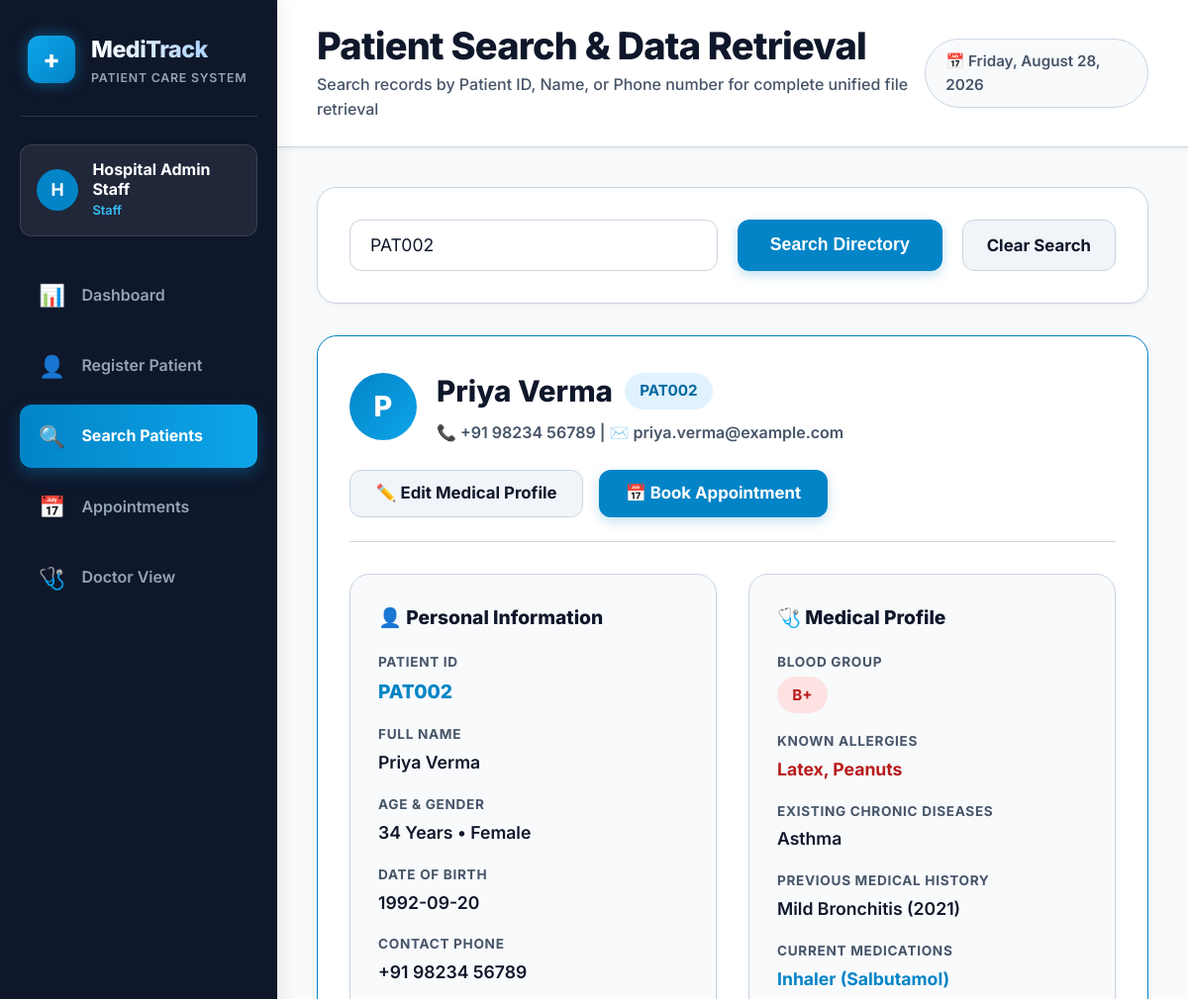
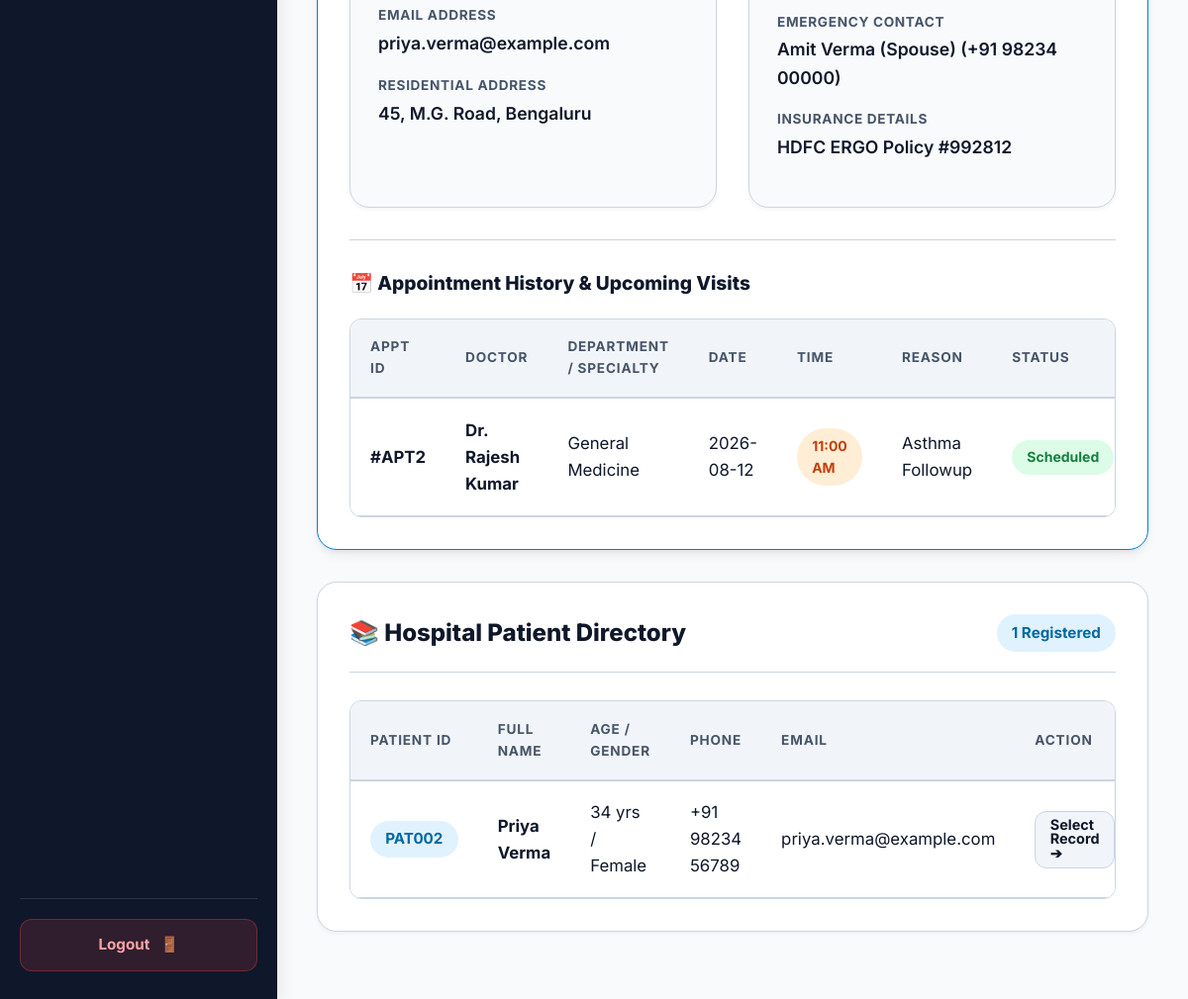
Screenshot of /search?q=PAT002 (signed in) with the database file from the repository (2 pictures, top to bottom).
### tables this page shows
CREATE TABLE patients (
    patient_id TEXT PRIMARY KEY, -- e.g. PAT001, PAT002
    full_name TEXT NOT NULL,
    age INTEGER NOT NULL CHECK(age > 0 AND age < 130),
    gender TEXT NOT NULL,
    date_of_birth TEXT NOT NULL,
    phone TEXT NOT NULL,
    email TEXT NOT NULL,
    address TEXT NOT NULL,
    created_at TIMESTAMP DEFAULT CURRENT_TIMESTAMP
);

CREATE TABLE patient_profiles (
    id INTEGER PRIMARY KEY AUTOINCREMENT,
    patient_id TEXT UNIQUE NOT NULL,
    blood_group TEXT DEFAULT 'Not Specified',
    allergies TEXT DEFAULT 'None',
    existing_diseases TEXT DEFAULT 'None',
    medical_history TEXT DEFAULT 'None',
    current_medications TEXT DEFAULT 'None',
    emergency_name TEXT DEFAULT 'N/A',
    emergency_phone TEXT DEFAULT 'N/A',
    insurance_details TEXT DEFAULT 'None',
    updated_at TIMESTAMP DEFAULT CURRENT_TIMESTAMP,
    FOREIGN KEY (patient_id) REFERENCES patients(patient_id) ON DELETE CASCADE ON UPDATE CASCADE
);

CREATE TABLE appointments (
    appointment_id INTEGER PRIMARY KEY AUTOINCREMENT,
    patient_id TEXT NOT NULL,
    doctor_id TEXT NOT NULL,
    doctor_name TEXT NOT NULL,
    appointment_date TEXT NOT NULL, -- YYYY-MM-DD
    appointment_time TEXT NOT NULL, -- e.g. '09:00 AM'
    reason TEXT DEFAULT 'General Checkup',
    status TEXT NOT NULL DEFAULT 'Scheduled' CHECK(status IN ('Scheduled', 'Completed', 'Cancelled')),
    created_at TIMESTAMP DEFAULT CURRENT_TIMESTAMP,
    FOREIGN KEY (patient_id) REFERENCES patients(patient_id) ON DELETE CASCADE ON UPDATE CASCADE,
    FOREIGN KEY (doctor_id) REFERENCES doctors(doctor_id) ON DELETE CASCADE ON UPDATE CASCADE,
    -- Prevent duplicate bookings for same doctor, date, and time slot
    UNIQUE (doctor_id, appointment_date, appointment_time)
);

CREATE TABLE doctors (
    doctor_id TEXT PRIMARY KEY, -- e.g. DOC001
    name TEXT NOT NULL,
    specialty TEXT NOT NULL,
    email TEXT NOT NULL,
    phone TEXT NOT NULL,
    department TEXT NOT NULL
);

### app.py (the view)
@app.route('/search')
@login_required
def search():
    query = request.args.get('q', '').strip()
    conn = get_db()
    cursor = conn.cursor()
    if query:
        sql = """
            SELECT * FROM patients
            WHERE LOWER(patient_id) LIKE ? OR LOWER(full_name) LIKE ? OR phone LIKE ?
            ORDER BY patient_id ASC;
        """
        search_pattern = f"%{query.lower()}%"
        cursor.execute(sql, (search_pattern, search_pattern, f"%{query}%"))
        patients = cursor.fetchall()
    else:
        cursor.execute("SELECT * FROM patients ORDER BY patient_id ASC;")
        patients = cursor.fetchall()
    selected_patient = None
    medical_profile = None
    patient_appointments = []
    if patients:
        if len(patients) == 1 or (query and query.upper().startswith('PAT')):
            selected_patient = patients[0]
            for p in patients:
                if p['patient_id'].lower() == query.lower():
                    selected_patient = p
                    break
            pid = selected_patient['patient_id']
            cursor.execute("SELECT * FROM patient_profiles WHERE patient_id = ?", (pid,))
            medical_profile = cursor.fetchone()
            cursor.execute("""
                SELECT a.*, d.specialty
                FROM appointments a
                LEFT JOIN doctors d ON a.doctor_id = d.doctor_id
                WHERE a.patient_id = ?
                ORDER BY a.appointment_date DESC, a.appointment_time ASC;
            """, (pid,))
            patient_appointments = cursor.fetchall()
    conn.close()
    return render_template(
        'search.html',
        query=query,
        patients=patients,
        selected_patient=selected_patient,
        medical_profile=medical_profile,
        patient_appointments=patient_appointments,
        active_page='search'
    )

### templates/search.html (shortened to what this page needs)
{% extends "base.html" %}
{% block page_title %}Patient Search & Data Retrieval{% endblock %}
{% block page_subtitle %}Search records by Patient ID, Name, or Phone number for complete unified file retrieval{% endblock %}
{% block content %}
<div class="card" style="margin-bottom: 2rem;">
  <form action="{{ url_for('search') }}" method="GET" style="display:flex; gap:1.25rem; flex-wrap:wrap; align-items:center;">
    <div style="flex-grow:1; min-width:300px; position:relative;">
      <input type="text" id="table-search-input" name="q" class="form-control" value="{{ query }}" placeholder="🔍 Search Patient ID (e.g. PAT001), Name (e.g. Rahul), or Phone number..." style="padding-left:1.25rem; min-height:52px; font-size:1.1rem;">
    </div>
    <button type="submit" class="btn btn-primary" style="min-height:52px; padding:0 2rem; font-size:1.1rem;">
      Search Directory
    </button>
    {% if query %}
    <a href="{{ url_for('search') }}" class="btn btn-secondary" style="min-height:52px; display:inline-flex; align-items:center; padding:0 1.5rem; font-size:1.05rem;">Clear Search</a>
    {% endif %}
  </form>
</div>
{% if selected_patient %}
<div class="card" style="border-color:var(--primary); box-shadow:var(--shadow-md);">
  <div style="display:flex; align-items:center; justify-content:space-between; flex-wrap:wrap; gap:1.5rem; padding-bottom:1.5rem; border-bottom:1px solid var(--border-color);">
    <div style="display:flex; align-items:center; gap:1.25rem;">
      <div style="width:68px; height:68px; background:linear-gradient(135deg, var(--primary), var(--secondary)); color:white; border-radius:var(--radius-full); display:flex; align-items:center; justify-content:center; font-size:1.8rem; font-weight:800; flex-shrink:0;">
        {{ selected_patient.full_name[0] | upper }}
      </div>
      <div>
        <div style="display:flex; align-items:center; gap:0.75rem;">
          <h2 style="font-size: clamp(1.5rem, 2.5vw, 1.85rem); font-weight:800; color:var(--text-main);">{{ selected_patient.full_name }}</h2>
          <span class="badge badge-blue" style="font-size:0.95rem; padding:0.4rem 0.95rem;">{{ selected_patient.patient_id }}</span>
        </div>
        <div style="font-size:1rem; color:var(--text-muted); margin-top:0.35rem; font-weight:600;">
          📞 {{ selected_patient.phone }} | ✉️ {{ selected_patient.email }}
        </div>
      </div>
    </div>
    <div style="display:flex; gap:1rem; flex-wrap:wrap;">
      <a href="{{ url_for('patient_profile', patient_id=selected_patient.patient_id) }}" class="btn btn-secondary" style="min-height:48px;">
        ✏️ Edit Medical Profile
      </a>
      <a href="{{ url_for('appointments') }}?patient_id={{ selected_patient.patient_id }}" class="btn btn-primary" style="min-height:48px;">
        📅 Book Appointment
      </a>
    </div>
  </div>
  <div class="profile-grid" style="margin-top:2rem;">
    <div class="card" style="margin-bottom:0; background:#f8fafc; padding:1.75rem;">
      <h3 class="card-title" style="margin-bottom:1.25rem; font-size:1.2rem;">👤 Personal Information</h3>
      <div class="field-pair">
        <span class="field-label">Patient ID</span>
        <span class="field-value" style="font-weight:800; color:var(--primary); font-size:1.2rem;">{{ selected_patient.patient_id }}</span>
      </div>
      <div class="field-pair">
        <span class="field-label">Full Name</span>
        <span class="field-value">{{ selected_patient.full_name }}</span>
      </div>
      <div class="field-pair">
        <span class="field-label">Age & Gender</span>
        <span class="field-value">{{ selected_patient.age }} Years • {{ selected_patient.gender }}</span>
      </div>
      <div class="field-pair">
        <span class="field-label">Date of Birth</span>
        <span class="field-value">{{ selected_patient.date_of_birth }}</span>
      </div>
      <div class="field-pair">
        <span class="field-label">Contact Phone</span>
        <span class="field-value">{{ selected_patient.phone }}</span>
      </div>
      <div class="field-pair">
        <span class="field-label">Email Address</span>
        <span class="field-value">{{ selected_patient.email }}</span>
      </div>
      <div class="field-pair">
        <span class="field-label">Residential Address</span>
        <span class="field-value">{{ selected_patient.address }}</span>
      </div>
    </div>
    <div class="card" style="margin-bottom:0; background:#f8fafc; padding:1.75rem;">
      <h3 class="card-title" style="margin-bottom:1.25rem; font-size:1.2rem;">🩺 Medical Profile</h3>
      {% if medical_profile %}
      <div class="field-pair">
        <span class="field-label">Blood Group</span>
        <span class="field-value"><span class="badge badge-red" style="font-size:0.95rem;">{{ medical_profile.blood_group }}</span></span>
      </div>
      <div class="field-pair">
        <span class="field-label">Known Allergies</span>
        <span class="field-value" style="color:#b91c1c; font-weight:700;">{{ medical_profile.allergies }}</span>
      </div>
      <div class="field-pair">
        <span class="field-label">Existing Chronic Diseases</span>
        <span class="field-value" style="font-weight:600;">{{ medical_profile.existing_diseases }}</span>
      </div>
      <div class="field-pair">
        <span class="field-label">Previous Medical History</span>
        <span class="field-value">{{ medical_profile.medical_history }}</span>
      </div>
      <div class="field-pair">
        <span class="field-label">Current Medications</span>
        <span class="field-value" style="color:var(--primary); font-weight:700;">{{ medical_profile.current_medications }}</span>
      </div>
      <div class="field-pair">
        <span class="field-label">Emergency Contact</span>
        <span class="field-value">{{ medical_profile.emergency_name }} ({{ medical_profile.emergency_phone }})</span>
      </div>
      <div class="field-pair">
        <span class="field-label">Insurance Details</span>
        <span class="field-value">{{ medical_profile.insurance_details }}</span>
      </div>
      {% else %}
      <div class="alert alert-info">
        No medical profile created yet for this patient.
      </div>
      <a href="{{ url_for('patient_profile', patient_id=selected_patient.patient_id) }}" class="btn btn-primary">Create Medical Profile</a>
      {% endif %}
    </div>
  </div>
  <div style="margin-top:2rem; padding-top:1.75rem; border-top:1px solid var(--border-color);">
    <h3 class="card-title" style="margin-bottom:1.25rem; font-size:1.2rem;">📅 Appointment History & Upcoming Visits</h3>
    <div class="table-responsive">
      <table class="data-table">
        <thead>
          <tr>
            <th>Appt ID</th>
            <th>Doctor</th>
            <th>Department / Specialty</th>
            <th>Date</th>
            <th>Time</th>
            <th>Reason</th>
            <th>Status</th>
          </tr>
        </thead>
        <tbody>
          {% for appt in patient_appointments %}
          <tr>
            <td><strong>#APT{{ appt.appointment_id }}</strong></td>
            <td><strong>{{ appt.doctor_name }}</strong></td>
            <td>{{ appt.specialty if appt.specialty else 'General' }}</td>
            <td>{{ appt.appointment_date }}</td>
            <td><span class="badge badge-orange">{{ appt.appointment_time }}</span></td>
            <td>{{ appt.reason }}</td>
            <td><span class="badge badge-green">{{ appt.status }}</span></td>
          </tr>
          {% else %}
          <tr>
            <td colspan="7" style="text-align:center; padding:2rem; color:var(--text-muted);">No appointments recorded for this patient.</td>
          </tr>
          {% endfor %}
        </tbody>
      </table>
    </div>
  </div>
</div>
{% endif %}
<div class="card" style="margin-top:2rem;">
  <div class="card-header">
    <h2 class="card-title">📚 Hospital Patient Directory</h2>
    <span class="badge badge-blue" style="font-size:0.95rem; padding:0.4rem 0.95rem;">{{ patients | length }} Registered</span>
  </div>
  <div class="table-responsive">
    <table class="data-table">
      <thead>
        <tr>
          <th>Patient ID</th>
          <th>Full Name</th>
          <th>Age / Gender</th>
          <th>Phone</th>
          <th>Email</th>
          <th>Action</th>
        </tr>
      </thead>
      <tbody>
        {% for pat in patients %}
        <tr>
          <td><span class="badge badge-blue" style="font-size:0.95rem;"><strong>{{ pat.patient_id }}</strong></span></td>
          <td><strong>{{ pat.full_name }}</strong></td>
          <td>{{ pat.age }} yrs / {{ pat.gender }}</td>
          <td>{{ pat.phone }}</td>
          <td>{{ pat.email }}</td>
          <td>
            <a href="{{ url_for('search') }}?q={{ pat.patient_id }}" class="btn btn-secondary" style="min-height:38px; padding:0.4rem 0.9rem; font-size:0.9rem;">Select Record ➔</a>
          </td>
        </tr>
        {% else %}
        <tr>
          <td colspan="6" style="text-align:center; padding:2.5rem; color:var(--text-muted);">No patients matching search query.</td>
        </tr>
        {% endfor %}
      </tbody>
    </table>
  </div>
</div>
{% endblock %}

### rows the page displays
patients: full_name "P", full_name "Priya Verma", patient_id "PAT002", phone "+91 98234 56789", email "priya.verma@example.com", age "34", gender "Female", date_of_birth "1992-09-20", address "45, M.G. Road, Bengaluru"
patient_profiles: blood_group "B+", allergies "Latex, Peanuts", existing_diseases "Asthma", medical_history "Mild Bronchitis (2021)", current_medications "Inhaler (Salbutamol)", emergency_name "Amit Verma (Spouse)", emergency_phone "+91 98234 00000", insurance_details "HDFC ERGO Policy #992812"
appointments: appointment_id "2", doctor_name "Dr. Rajesh Kumar", specialty "General Medicine", appointment_date "2026-08-12", appointment_time "11:00 AM", reason "Asthma Followup", status "Scheduled"

### other values shown
{{ session['user']['full_name'][0] | upper }} "H"
{{ session['user']['full_name'] }} "Hospital Admin Staff"
{{ session['user']['role'] }} "Staff"
{{ patients | length }} "1"
